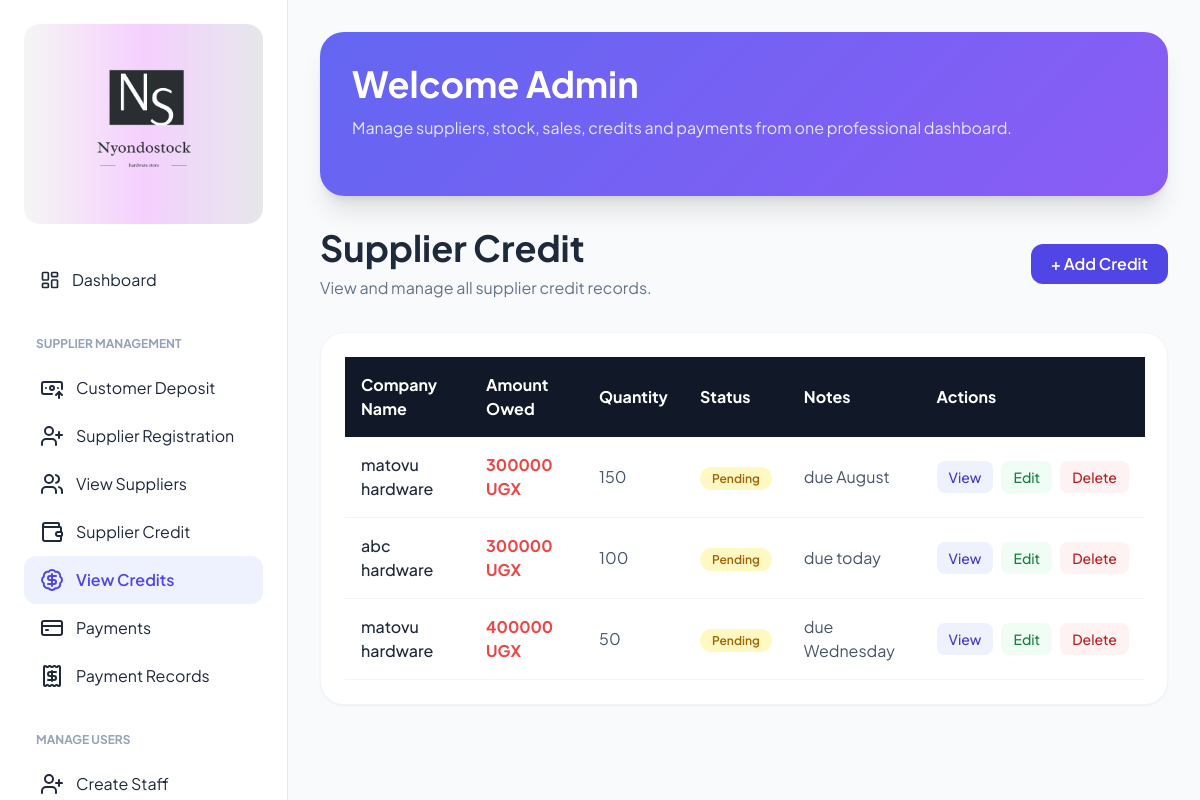
The app's page /supplier/credit/table/ with its own data.
### nyondoapp/models.py (models this page shows, shortened)
class Scredit(models.Model):
    ACTIVITY =[
        ("pending", "pending"),
        ("active", "active"),
        ("overdue", "overdue")
    ]
    company_name = models.ForeignKey(Supplier ,on_delete=models.CASCADE)# we gave a single credit to be called item, so to access the variable we will say item.company_name and the name of the field in the supplier credit form
    quantity = models.IntegerField(blank=False)
    amount_owed = models.IntegerField(blank=False)
    status = models.CharField(max_length=20, choices=ACTIVITY)
    notes = models.TextField(blank=True)

class Supplier(models.Model):
    company_name = models.CharField(max_length=100, blank=False)
    email = models.EmailField(blank=True)
    location = models.CharField(max_length=100, blank=False)
    TRN = models.CharField(max_length=50, blank=False, unique=True)
    phone = models.CharField(max_length=15, validators=[validate_ug_phone])
    product_description = models.TextField(blank=False)
    payment_option = models.CharField(max_length=50, blank=False)

### nyondoapp/views.py (the view)
# urls.py: path('supplier/credit/table/', views.supplier_credit_table, name='supplier_credit_table'),
def supplier_credit_table(request):
    supplier = Scredit.objects.all().order_by('-id')# just quering the db to get all the data in the supplier credit table and showing it in the template, we are also ordering it by id in descending order to show the latest credit at the top of the table.
    return render(request, 'account/supplier_credit_table.html', {'supplier': supplier})

### nyondoapp/templates/account/supplier_credit_table.html (shortened to what this page needs)
{% extends 'base.html' %}
{% load static %}
{% block content %}
  <div class="mb-8 flex items-center justify-between">
    <div>
      <h1 class="text-4xl font-bold text-slate-800">Supplier Credit</h1>
      <p class="text-slate-500 mt-2">View and manage all supplier credit records.</p>
    </div>
    <a href="{% url 'supplier_credit_register' %}" class="bg-indigo-600 hover:bg-indigo-700 text-white px-5 py-2 rounded-xl font-semibold transition">
      + Add Credit
    </a>
  </div>
  <div class="bg-white rounded-3xl p-6 shadow-sm border border-slate-100 overflow-x-auto">
    <table class="w-full min-w-[800px]">
      <thead class="bg-gray-900 text-white">
        <tr>
          <th class="text-left py-4 px-4">Company Name</th>
          <th class="text-left py-4 px-4">Amount Owed</th>
          <th class="text-left py-4 px-4">Quantity</th>
          <th class="text-left py-4 px-4">Status</th>
          <th class="text-left py-4 px-4">Notes</th>
          <th class="text-left py-4 px-4">Actions</th>
        </tr>
      </thead>
      <tbody>
        {% for item in supplier %}
        <tr class="border-b border-slate-100 hover:bg-slate-50">
          <td class="py-4 px-4 font-medium text-slate-800">{{ item.company_name.company_name }}</td>
          <td class="px-4 font-bold text-red-500">{{ item.amount_owed }} UGX</td>
          <td class="px-4 text-slate-600">{{ item.quantity }}</td>
          <td class="px-4">
            <span class="px-3 py-1 rounded-full text-xs font-semibold
              {% if item.status == 'Paid' %}bg-green-100 text-green-700
              {% elif item.status == 'Pending' %}bg-yellow-100 text-yellow-700
              {% else %}bg-slate-100 text-slate-600{% endif %}">
              {{ item.status }}
            </span>
          </td>
          <td class="px-4 text-slate-600">{{ item.notes }}</td>
          <td class="px-4 py-4">
            <div class="flex gap-2">
              <a href="{% url 'view_supplier_credit' item.id %}"
                class="bg-indigo-50 hover:bg-indigo-100 text-indigo-700 px-3 py-1.5 rounded-lg text-sm font-medium transition">
                View
              </a>
              <a href="{% url 'update_supplier_credit' item.id %}"
                class="bg-green-50 hover:bg-green-100 text-green-700 px-3 py-1.5 rounded-lg text-sm font-medium transition">
                Edit
              </a>
              <form method="POST" action="{% url 'delete_supplier_credit' item.id %}"
                onsubmit="return confirm('Delete credit for {{ item.company_name.company_name }}? This cannot be undone.');"
                style="margin:0">
                <button type="submit"
                  class="bg-red-50 hover:bg-red-100 text-red-700 px-3 py-1.5 rounded-lg text-sm font-medium transition cursor-pointer">
                  Delete
                </button>
              </form>
            </div>
          </td>
        </tr>
        {% empty %}
        <tr>
          <td colspan="6" class="text-center py-8 text-slate-500">No supplier credits found.</td>
        </tr>
        {% endfor %}
      </tbody>
    </table>
  </div>
{% endblock %}

### nyondoapp/templates/base.html (style rules this page uses)
body { font-family: "Plus Jakarta Sans", sans-serif; background-color: #f8fafc; }

### records on screen
Scredit: company_name.company_name "matovu hardware", amount_owed "300000", quantity "150", status "Pending", notes "due August"
Scredit: company_name.company_name "abc hardware", amount_owed "300000", quantity "100", status "Pending", notes "due today"
Scredit: company_name.company_name "matovu hardware", amount_owed "400000", quantity "50", status "Pending", notes "due Wednesday"
